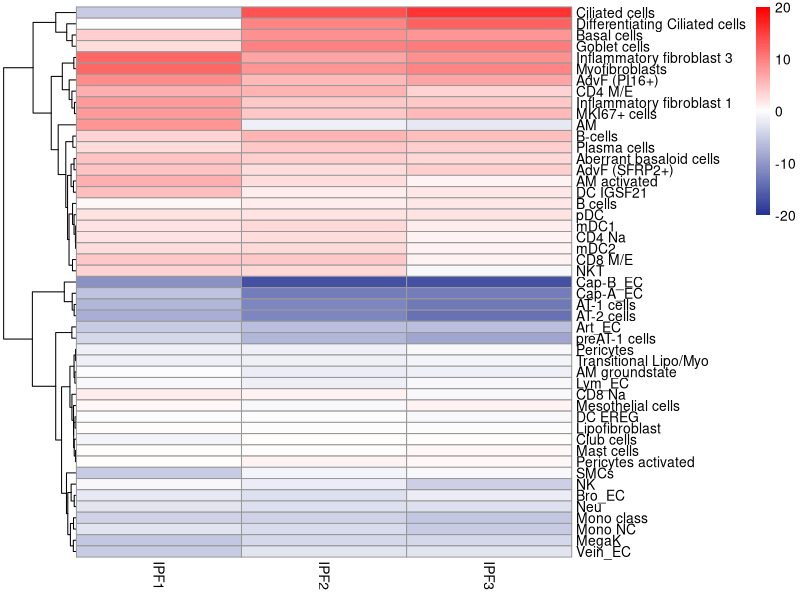

The R source for this figure: (Note: this script raises an error after producing the figure.)
## Figure 3: Multi-cohort single cell data reveals transcriptional changes in >40 cell types and altered cell type frequencies in diseases progression

## panel 3e The heatmap shows changes of our cell type signatures in published bulk RNA-seq data (GEO
## GSE124685) across different histopathological stages that represent increasing extent of fibrosis from stage 1-3, as
## determined by quantitative micro-CT imaging and tissue histology. 

# This code will perform deconvolution of bulk RNA-seq data (GEOGSE124685)
# files needed:
# GSE124685_IPF1_vs_Ctrl.xlsx
# GSE124685_IPF2_vs_Ctrl.xlsx
# GSE124685_IPF3_vs_Ctrl.xlsx
# SchiReyBan_final_allMarkers_cell_type.xlsx

# Load R libs ####
library(readxl)
library(pheatmap)
library(ggplot2)
library(cowplot)
library(ggrepel)
library(gridExtra)
library(dplyr)
theme_set(theme_cowplot())
cm_colors=colorRampPalette(c("#253494","white","red"))(100)
setwd("N:/AGSchiller/Christoph/ANALYSIS/191118_ASK-MLT_multiomics/deconvolution/LUKAS files")

# Load foldchanges from previously published data ####
res_ipf1 <- read_excel("GSE124685_IPF1_vs_Ctrl.xlsx")
res_ipf2 <- read_excel("GSE124685_IPF2_vs_Ctrl.xlsx")
res_ipf3 <- read_excel("GSE124685_IPF3_vs_Ctrl.xlsx")

colnames(res_ipf1)[1] <- colnames(res_ipf2)[1] <- colnames(res_ipf3)[1] <- "GENE_SYMBOL"

fcs_ipf1 <- res_ipf1$logFC
names(fcs_ipf1) <- res_ipf1$GENE_SYMBOL
fcs_ipf1[which(fcs_ipf1 > 10)] <- 10
fcs_ipf1[which(fcs_ipf1 < (-10))] <- (-10)

fcs_ipf2 <- res_ipf2$logFC
names(fcs_ipf2) <- res_ipf2$GENE_SYMBOL
fcs_ipf2[which(fcs_ipf2 > 10)] <- 10
fcs_ipf2[which(fcs_ipf2 < (-10))] <- (-10)

fcs_ipf3 <- res_ipf3$logFC
names(fcs_ipf3) <- res_ipf3$GENE_SYMBOL
fcs_ipf3[which(fcs_ipf3 > 10)] <- 10
fcs_ipf3[which(fcs_ipf3 < (-10))] <- (-10)

# Load FindAllMarkers table ####
markers <- read_excel("SchiReyBan_final_allMarkers_cell_type.xlsx", sheet = 1)
markers$p_val_adj <- as.numeric(markers$p_val_adj)
markers$p_val <- as.numeric(markers$p_val)

# Define cell type signatures - play with parameters here ####
#tmp <- markers[which(markers$p_val_adj < 1E-100 & markers$log_FC > 2),]

#use top 40 per cell type ####
tmp2 <- markers[order(-markers$log_FC),]
tmp2 <-group_by(tmp2,cluster)
tmp <-top_n(tmp2, 40, log_FC)

signatures <- split(tmp$gene, as.character(tmp$cluster))
signatures <- lapply(signatures, function(x) x[1:100])



# Run deconvolution ####
runDeconvolve <- function(fcs){
  ks_results <- do.call(rbind, lapply(names(signatures), function(sig){
    print(sig)
    sig <- signatures[[sig]]
    ok <- intersect(unlist(signatures), names(fcs))
    fcs <- fcs[ok]
    
    ok <- intersect(sig, names(fcs))
    if(length(ok) <=5) return(c(NA, NA))
    set <- fcs[match(ok, names(fcs))]
    rest <- fcs[-match(ok, names(fcs))]
    ks <- ks.test(set, rest)
    c(ks$p.value, mean(set) - mean(rest))
  }))
  rownames(ks_results) <- names(signatures)
  colnames(ks_results) <- c("pval", "fc_diff")
  ks_results
}
deconvolve_ipf1 <- runDeconvolve(fcs_ipf1)
deconvolve_ipf2 <- runDeconvolve(fcs_ipf2)
deconvolve_ipf3 <- runDeconvolve(fcs_ipf3)


# Generate heatmap for cell type deconvolution of IPFs ####
signedPval <- function(pval, fcs){
  pval[which(pval < 1e-50)] <- 1e-50
  pval <- (-log10(pval))
  pval[which(fcs < 0)] <- pval[which(fcs < 0)]*(-1)
  pval
}
tmp <- cbind(signedPval(deconvolve_ipf1[,"pval"], deconvolve_ipf1[,"fc_diff"]),
             signedPval(deconvolve_ipf2[,"pval"], deconvolve_ipf2[,"fc_diff"]),
             signedPval(deconvolve_ipf3[,"pval"], deconvolve_ipf3[,"fc_diff"]))
colnames(tmp) <- c("IPF1", "IPF2", "IPF3")
tmp
tmp[which(is.na(tmp))]<-0
pheatmap(tmp, cluster_cols = F, breaks = seq(-20, 20, length = 101), color= cm_colors)

### Figure 3f ####
# Generate heatmaps for genes driving the specific cell type signatures ####
genHeatmap_mean <- function(signature, orderpval = F){
  nom <- signature
  signature <- signatures[[nom]]
  ok <- intersect(signature, rownames(zscore))
  anno_col <- data.frame(treat)
  rownames(anno_col) <- colnames(zscore)
  
  if(orderpval){
    tmp <- markers[which(markers$cluster == nom),]
    tmp <- tmp$log_FC[match(ok, tmp$gene)]
    ok <- ok[order(tmp)]
  }
  
  asplit <- split(colnames(zscore), treat)
  means <- do.call(cbind, lapply(asplit, function(x) rowMeans(zscore[,x])))
  
  if(orderpval){
    pheatmap(means[ok,], cluster_cols = F, cluster_rows = F, color= cm_colors)  
  }
  if(!orderpval){
    pheatmap(means[ok,], cluster_cols = F, color= cm_colors)  
  }
  
}

## The heatmaps show z-scores for the individual marker genes of the indicated cell types across IPF stages and controls.

genHeatmap_mean("Ciliated cells", orderpval = T)
genHeatmap_mean("Myofibroblasts", orderpval = T)
genHeatmap_mean("Plasma cells", orderpval = T)



